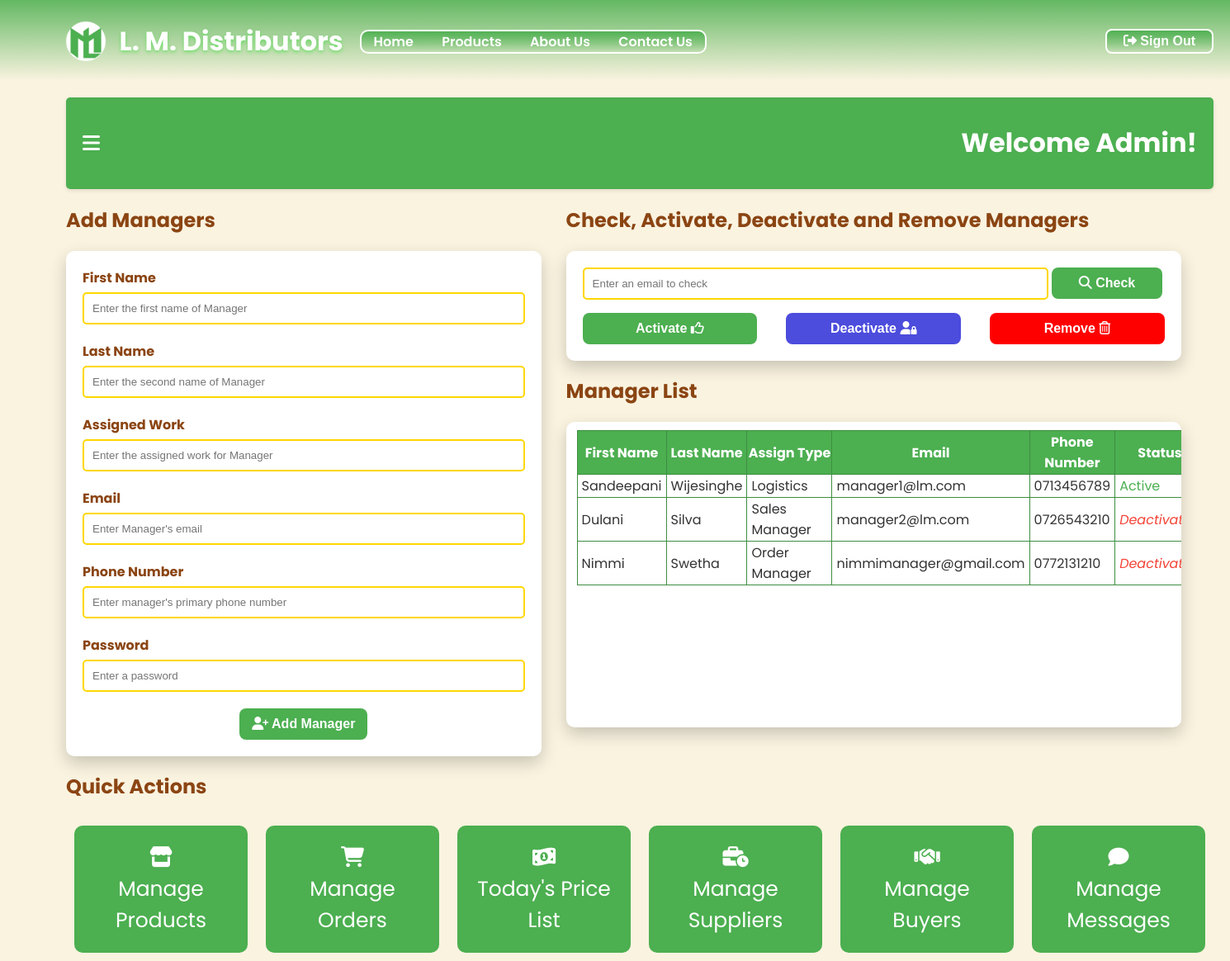
Before: /manageManagers.php (signed in) with the older database file.
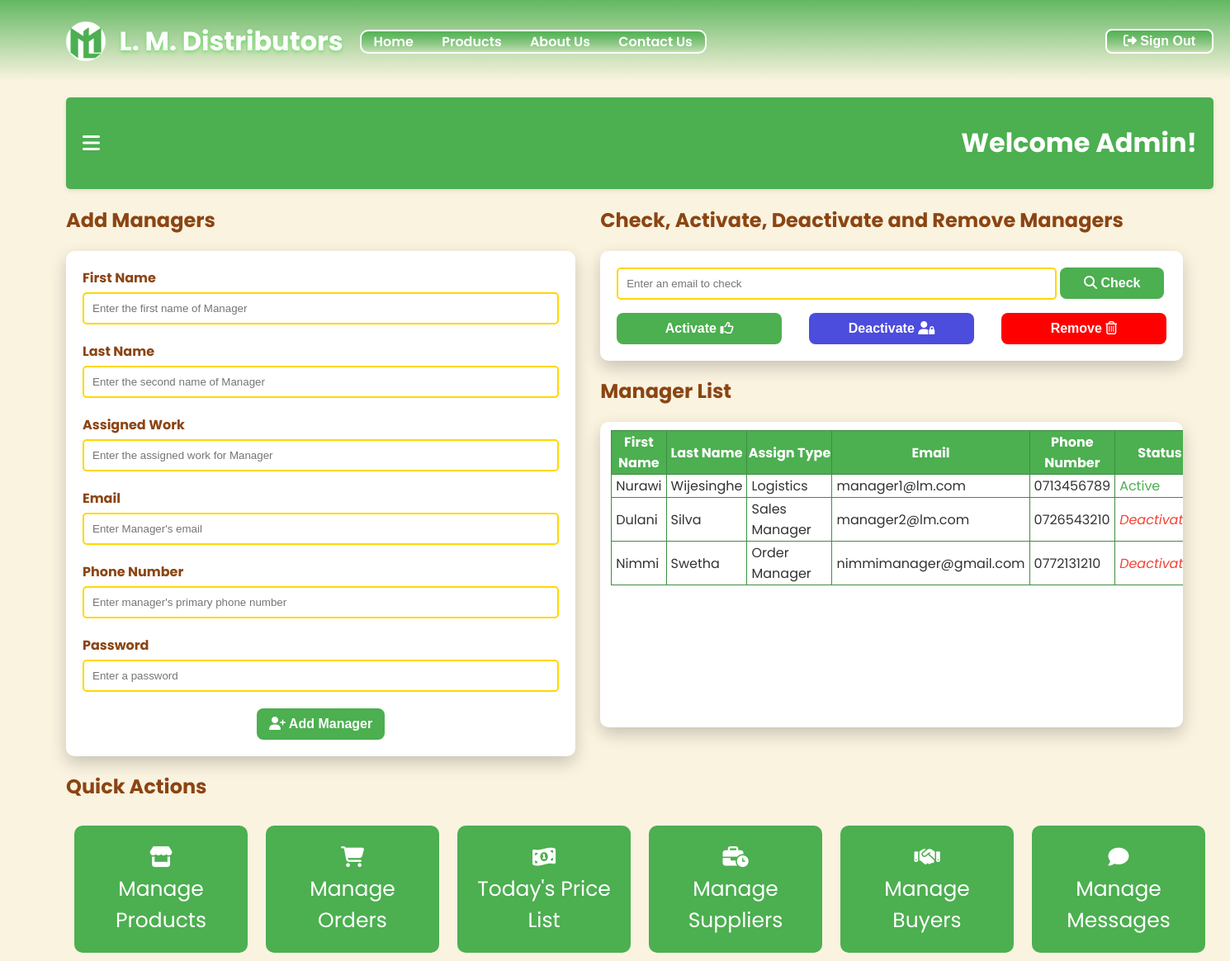
After: the same page with the newer database file.
### tables this page shows
CREATE TABLE `user_info` (
  `userID` int(11) NOT NULL,
  `email` varchar(255) NOT NULL,
  `password` varchar(255) NOT NULL,
  `fName` varchar(100) NOT NULL,
  `lName` varchar(100) NOT NULL,
  `dob` date NOT NULL,
  `phone1` varchar(15) NOT NULL,
  `phone2` varchar(15) DEFAULT NULL,
  `address` text NOT NULL,
  `image` varchar(255) DEFAULT NULL,
  `type` enum('admin','manager','customer','supplier','buyer') NOT NULL,
  `assignType` varchar(50) DEFAULT NULL,
  `status` enum('active','inactive') NOT NULL,
  `last_logout` datetime DEFAULT NULL
);

### manageManagers.php (the view, shortened to what this page needs)
<?php
    require_once 'config.php';
    if (!isset($_SESSION['user_fName'])) {
        header('Location: login.php');
        exit();
    }
    else {
        $dob = $_SESSION['user_dob'];
        $today = date('m-d');
        $birthday = date('m-d', strtotime($dob));
        if($today === $birthday) {
            $greeting = "Happy Birthday ".$_SESSION['user_fName']."!";
        }
        else {
            $greeting = "Welcome ".$_SESSION['user_fName']."!";
        }
        $sql = "SELECT * FROM user_info WHERE type = 'manager';";
        $result = mysqli_query($conn, $sql);
    }
?>
<!DOCTYPE html>
<html lang="en">
<head>
    <link rel="stylesheet" href="./css/manageManagers.css">
    <link rel="stylesheet" href="https://cdnjs.cloudflare.com/ajax/libs/font-awesome/6.0.0-beta3/css/all.min.css">
</head>
<body>
    <?php include 'header.php'; ?>
    <div class="container">
        <div class="main-content">
            <div class="topbar">
                <i class="fas fa-bars" id="toggle-sidebar" title="Open Dashboard"></i>
                <h1><?php echo $greeting; ?></h1>
            </div>
            <section class="mainSeparation">
                <div class="addManager">
                    <h2>Add Managers</h2>
                    <form action="manageManagers.php" method="POST" class="addForm">
                        <div class="form-group">
                            <label for="first-name">First Name</label>
                            <input type="text" id="first-name" name="first-name" placeholder="Enter the first name of Manager" required>
                        </div>
                        <div class="form-group">
                            <label for="last-name">Last Name</label>
                            <input type="text" id="last-name" name="last-name" placeholder="Enter the second name of Manager">
                        </div>
                        <div class="form-group">
                            <label for="assignWork">Assigned Work</label>
                            <input type="text" id="assignWork" name="assignWork" placeholder="Enter the assigned work for Manager">
                        </div>
                        <div class="form-group">
                            <label for="email">Email</label>
                            <input type="email" id="email" name="email" placeholder="Enter Manager's email" required>
                        </div>
                        <div class="form-group">
                            <label for="phone1">Phone Number</label>
                            <input type="tel" id="phone1" name="phone1" placeholder="Enter manager's primary phone number">
                        </div>
                        <div class="form-group">
                            <label for="password">Password</label>
                            <input type="password" name="password" placeholder="Enter a password">
                        </div>
                        <center>
                            <button type="submit" id="addBtn" name="addBtn" title="Click to add manager"><i class="fa-solid fa-user-plus"></i> Add Manager</button>
                        </center>
                    </form>
                </div>
                <div class="rightSide">
                    <div class="checkManager">
                        <h2>Check, Activate, Deactivate and Remove Managers</h2>
                        <div class="checkCard">
                            <form action="manageManagers.php" method="POST">
                                <input type="text" id="checkmail" name="checkMail" placeholder="Enter an email to check"
                                       value="<?php echo isset($_POST['checkMail']) ? htmlspecialchars($_POST['checkMail']) : ''; ?>"
                                       required>
                                <button type="submit" id="checkMailBtn" name="checkMailBtn" title="Check Availability">
                                    <i class="fa-solid fa-magnifying-glass"></i> Check
                                </button>
                                <div class="btns">
                                    <button type="submit" id="activate" name="activate" title="Activate">Activate <i class="fa-regular fa-thumbs-up"></i></button>
                                    <button type="submit" id="deactivate" name="deactivate" title="Deactivate">Deactivate <i class="fa-solid fa-user-lock"></i></button>
                                    <button type="submit" id="remove" name="remove" title="Remove">Remove <i class="fa-regular fa-trash-can"></i></button>
                                </div>
                            </form>
                        </div>
                    </div>
                    <div class="managerList">
                        <h2>Manager List</h2>
                        <div class="custom-scroll">
                            <div class="content" id="scrollable-content">
                                <table class="listTable" border="1px">
                                    <tr>
                                        <th class="tFName">First Name</th>
                                        <th class="tLName">Last Name</th>
                                        <th class="tType">Assign Type</th>
                                        <th class="tMail">Email</th>
                                        <th class="tPhone">Phone Number</th>
                                        <th class="tStatus">Status</th>
                                    </tr>
                                    <?php while($row = $result->fetch_assoc()): ?>
                                    <tr>
                                        <td><?php echo $row['fName']; ?></td>
                                        <td><?php echo $row['lName']; ?></td>
                                        <td><?php echo $row['assignType']; ?></td>
                                        <td><?php echo $row['email']; ?></td>
                                        <td><?php echo $row['phone1']; ?></td>
                                        <td><?php echo $row['status'] == 'active'
                                                    ? "<span style='color: #4CAF50;'>Active</span>"
                                                    : "<span style='color: #f44336; font-style: italic; text-align: center;'>Deactivated</span>";
                                            ?></td>
                                    </tr>
                                    <?php endwhile; ?>
                                </table>
                            </div>
                        </div>
                    </div>
                </div>
            </section>
            <h2 class="quickH2">Quick Actions</h2>
            <div class="quick">
                <div class="card">
                    <a href="./manageProducts.php" title="Products Management"><i class="fa-solid fa-store"></i><br>Manage Products</a>
                </div>
                <div class="card">
                    <a href="./manageOrders.php" title="Orders Management"><i class="fa-solid fa-cart-shopping"></i><br>Manage Orders</a>
                </div>
                <div class="card">
                    <a href="./todayPrice.php" title="Buyers & Sellers price list"><i class="fa-solid fa-money-bill-1-wave"></i><br>Today's Price List</a>
                </div>
                <div class="card">
                    <a href="./supplyManagement.php" title="Suppliers Management"><i class="fa-solid fa-business-time"></i><br>Manage Suppliers</a>
                </div>
                <div class="card">
                    <a href="./buyersManagement.php" title="Buyers Management"><i class="fa-solid fa-handshake"></i><br>Manage Buyers</a>
                </div>
                <div class="card">
                    <a href="./manageMessages.php" title="Messages Management"><i class="fa-solid fa-comment"></i><br>Manage Messages</a>
                </div>
            </div>
        </div>
    </div>
</body>
</html>

### header.php (shortened to what this page needs)
<!DOCTYPE html>
<html lang="en">
<head>
    <link rel="stylesheet" href="./css/header.css">
</head>
<body>
    <header class="header">
        <div class="header-container">
            <div class="logo">
                <a id="lm" href="./index.php"><img src="./images/LMDistributors-logo2-01.png" alt="L. M. Distributors Logo"></a>
                <h1><a id="lm" href="./index.php">L. M. Distributors</a></h1>
            </div>
            <div class="bar">
                <nav class="nav-links">
                    <a href="./index.php" title="Home">Home</a>
                    <a href="./products.php" title="Products">Products</a>
                    <a href="./about.php" title="About L.M. Distributors">About Us</a>
                    <a href="./contact.php" title="Contact">Contact Us</a>
                </nav>
            </div>
        </div>
        <?php
            if(isset($_SESSION['user_fName'])) {
                echo "<div class='logout'>
                        <button>
                            <a href='./logout.php' title='Sign Out'><i class='fa-solid fa-right-from-bracket'></i> Sign Out</a>
                        </button>
                    </div>";
            }
            else {
                echo "<div class='loginBtns'>
                        <button id='hLogin' onclick=\"window.location.href='./login.php'\" title='Login'>Sign In</button>
                        <button id='hLSignup' onclick=\"window.location.href='./register.php'\" title='Register'>Sign Up</button>
                    </div>";
            }
        ?>
    </header>
</body>
</html>

### css/manageManagers.css (style rules this page uses)
body { margin: 0; font-family: 'Poppins', sans-serif; background-color: #FAF3E0; color: #333; }
.container { display: flex; height: 100vh; }
.main-content { flex-grow: 1; padding: 20px; margin-left: 60px; }
.topbar { display: flex; align-items: center; justify-content: space-between; padding: 10px 20px; background-color: #4CAF50; border-radius: 5px; box-shadow: 0 2px 5px rgba(0, 0, 0, 0.1); }
.topbar i { font-size: 24px; cursor: pointer; color: #fff; }
.topbar h1 { color: #fff; }
.mainSeparation { display: flex; justify-content: space-between; }
.addManager, .checkManager { width: 95%; }
.mainSeparation h2, .quickH2 { color: #8B4513; }
.addForm { border: none; border-radius: 10px; background-color: #fff; max-width: 600px; padding: 20px; box-shadow: 0 8px 20px rgba(0, 0, 0, 0.2); animation: fadeIn 1s ease-in-out; }
.form-group { margin-bottom: 20px; text-align: left; }
.addForm label { font-weight: bold; display: block; color: #8B4513; margin-bottom: 5px; }
.addForm input { width: 100%; padding: 10px; border: 2px solid #FFD700; border-radius: 5px; box-sizing: border-box; }
#addBtn { background-color: #4CAF50; color: white; border: none; padding: 10px 15px; border-radius: 8px; font-size: 16px; font-weight: bold; cursor: pointer; transition: transform 0.4s ease; }
.rightSide { margin-left: 30px; }
.checkManager { width: 95%; }
.checkCard { border: none; border-radius: 10px; background-color: #fff; height: fit-content; padding: 20px; box-shadow: 0 8px 20px rgba(0, 0, 0, 0.2); animation: fadeIn 1s ease-in-out; }
#checkmail { padding: 10px; width: 80%; border: 2px solid #FFD700; border-radius: 5px; box-sizing: border-box; }
#checkMailBtn { padding: 10px; border: none; width: 19%; border-radius: 8px; background-color: #4CAF50; font-weight: bold; font-size: 16px; color: #fff; }
.btns { display: flex; justify-content: space-between; }
#activate, #deactivate, #remove { padding: 10px; font-size: 16px; font-weight: bold; width: 30%; border: none; border-radius: 8px; color: #fff; transition: transform 0.4s ease; }
#activate { background-color: #4CAF50; }
#deactivate { background-color: rgb(76, 76, 221); }
#remove { background-color: red; }
.custom-scroll { padding-top: 10px; border: none; border-radius: 10px; background-color: #fff; width: 95%; height: 360px; overflow: hidden; position: relative; box-shadow: 0 8px 20px rgba(0, 0, 0, 0.2); animation: fadeIn 1s ease-in-out; }
.content { height: 360px; overflow-y: scroll; overflow-x: scroll; scroll-behavior: smooth; padding-right: 10px; padding-left: 13px; box-sizing: content-box; }
.listTable { border-collapse: collapse; border: 1px solid #3E8E41; }
.listTable th { background-color: #4CAF50; color: #fff; }
.listTable td { background-color: #fff; padding-left: 5px; padding-right: 5px; }
.tStatus { min-width: 100px; }
.tType { min-width: 100px; }
.quick { display: flex; justify-content: space-between; }
.card { border: none; border-radius: 10px; padding: 20px; margin: 10px; width: 170px; background-color: #4CAF50; cursor: pointer; text-align: center; transition: transform 1s ease; }
.card a { text-decoration: none; font-size: 25px; color: #fff; }

### css/header.css (style rules this page uses)
.header { background: linear-gradient(to bottom, #4caf4fdd, rgba(76, 175, 79, 0)); padding: 5px 20px 2px 20px; display: flex; justify-content: space-between; align-items: center; position: sticky; top: 0; z-index: 10; }
.header-container { display: flex; align-items: center; width: 100%; max-width: 1200px; margin: auto; }
.header .logo h1 a { color: #fff; text-shadow: 0px 2px 4px rgba(44, 223, 47, 0.53); text-decoration: none; }
.header .logo { display: flex; }
.header .logo img { width: 50px; margin: auto; padding-right: 15px; padding-top: 20px; }
.header .nav-links a { color: #fff; text-decoration: none; margin: 0 15px; font-weight: 600; transition: color 0.3s; }
.header .bar { border: 2px solid #fff; background: linear-gradient(to bottom, #4caf4fed, rgba(76, 175, 79, 0)); border-radius: 10px; margin-left: 20px; }
.header { display: flex; align-items: center; }
.logout button { font-size: 16px; font-weight: bold; background: linear-gradient(to bottom, #4caf4fed, rgba(76, 175, 79, 0)); top: 10px; padding: 4px 20px; border: 2px solid #fff; border-radius: 8px; cursor: pointer; }
.logout a { color: #fff; text-decoration: none; }

Changed rows visible on the page:
changed user_info "Wijesinghe": fName "Sandeepani" → "Nurawi"
